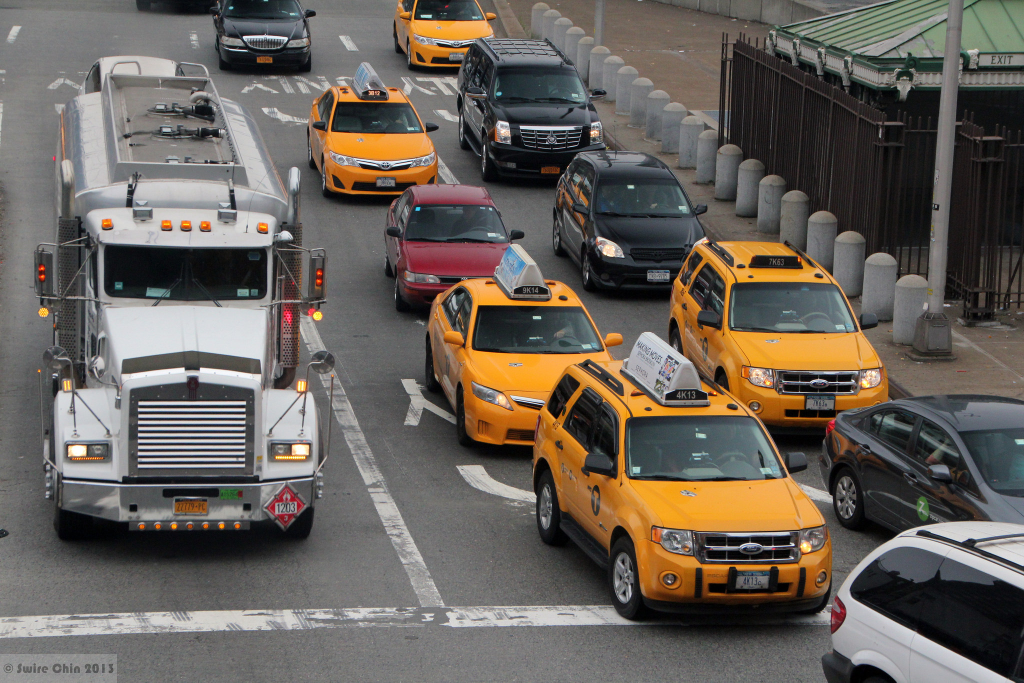
//> input picture src/car-detection/image1.jpg, 2048 x 1365 px, given in place of aw, format=(string)BGR !                             appsink, which was not available (shown at 1/2 size)
$ ./main   (built with g++ and OpenCV 4)
//> lines starting //> are read from the running program, lines starting //| are printed output that depends on the picture; after the words box and inside, x2 and y2 are one past the last pixel; in counts of white or black regions, pixels touching at a corner belong together; pictures that were not available may be replaced by others from this repository, and a replacement may not be noted
### src/PID.h
#ifndef _PID_H_
#define _PID_H_

class PIDImpl;
class PID
{
    public:
        // Kp -  proportional gain
        // Ki -  Integral gain
        // Kd -  derivative gain
        // dt -  loop interval time
        // max - maximum value of manipulated variable
        // min - minimum value of manipulated variable
        PID( double dt, double max, double min, double Kp, double Kd, double Ki );

        // Returns the manipulated variable given a setpoint and current process value
        double calculate( double setpoint, double pv );
        ~PID();

    private:
        PIDImpl *pimpl;
};

#endif

### src/I2C.h
/* *
 * Name        : I2C.cpp
 * Author      : Cristian Alonso
 * Version     :
 * Created on  : 2016-10-09
 *
 * Copyright © 2016 Cristian Alonso <cr.alonsov@gmail.com>
 */

#ifndef _I2C_H_
#define _I2C_H_

#include <stdint.h>

#define BUFFER_SIZE 0x01  //1 byte buffer


class I2C {
public:
	I2C(int, int);
	virtual ~I2C();
	uint8_t dataBuffer[BUFFER_SIZE];
	uint8_t read_byte(uint8_t);
	uint8_t write_byte(uint8_t, uint8_t);
private:
	int _i2caddr;
	int _i2cbus;
	void openfd();
	char busfile[64];
	int fd;
};

#endif /* _I2C_H_ */

### src/PCA9685.h
#ifndef _PCA9685_H_
#define _PCA9685_H_

#include <stdint.h>
#include "I2C.h"

// Registers & etc:
const int PCA9685_ADDRESS	= 0x40;
const int PCA9685_MODE1		= 0x00;
const int PCA9685_MODE2		= 0x01;
const int PCA9685_SUBADR1	= 0x02;
const int PCA9685_SUBADR2	= 0x03;
const int PCA9685_SUBADR3	= 0x04;
const int PRESCALE			= 0xFE;
const double CLOCK_FREQ		= 25000000.0;

const int LED0_ON_L			= 0x06;
const int LED0_ON_H			= 0x07;
const int LED0_OFF_L		= 0x08;
const int LED0_OFF_H		= 0x09;
const int ALL_LED_ON_L		= 0xFA;
const int ALL_LED_ON_H		= 0xFB;
const int ALL_LED_OFF_L		= 0xFC;
const int ALL_LED_OFF_H		= 0xFD;


// Bits:
const int RESTART			= 0x80;
const int SLEEP				= 0x10;
const int ALLCALL			= 0x01;
const int INVRT				= 0x10;
const int OUTDRV			= 0x04;

// Configure min and max servo pulse lengths
const int SERVO_MIN			= 260;  // Min pulse length out of 4096
const int SERVO_MAX			= 530;  // Max pulse length out of 4096
const int RIGHT_MAX			= 260;  // Min pulse length out of 4096
const int LEFT_MAX			= 530;  // Max pulse length out of 4096
const int DIR_REST			= 395;  // Steering wheel in the center position

class PCA9685 {
public:
	PCA9685(int bus, int address);
	virtual ~PCA9685();

	void setPwmFreq(int freq);
	void setPwm(const uint8_t channel, int value);
	void setPwm(const uint8_t channel, int on_value, int off_value);
	void setAllPwm(int on_value, int off_value);
	int getPwm(const uint8_t channel);

private:
	I2C *i2c;
	void reset(void);
};

#endif // _PCA9685_H_

### src/I2C.cpp
/* *
 * Name        : I2C.cpp
 * Author      : Cristian Alonso
 * Version     :
 * Created on  : 2016-10-09
 *
 * Copyright © 2016 Cristian Alonso <cr.alonsov@gmail.com>
 */

#include <sys/ioctl.h>
#include <errno.h>
#include <fcntl.h>
#include <unistd.h>
#include <stdio.h>
#include <cstdio>
#include <linux/i2c.h>
#include <linux/i2c-dev.h>
#include <syslog.h>
#include "I2C.h"

I2C::I2C(int bus, int address) {
	_i2cbus = bus;
	_i2caddr = address;
	std::snprintf(busfile, sizeof(busfile), "/dev/i2c-%d", bus);
	openfd();
}

I2C::~I2C() {
	close(fd);
}
//! Read a single byte from I2C Bus
/*!
 \param address register address to read from
 */
uint8_t I2C::read_byte(uint8_t address) {
	if (fd != -1) {
		uint8_t buff[BUFFER_SIZE];
		buff[0] = address;
		if (write(fd, buff, BUFFER_SIZE) != BUFFER_SIZE) {
			syslog(LOG_ERR,
					"I2C slave 0x%x failed to go to register 0x%x [read_byte():write %d]",
					_i2caddr, address, errno);
			return (-1);
		} else {
			if (read(fd, dataBuffer, BUFFER_SIZE) != BUFFER_SIZE) {
				syslog(LOG_ERR,
						"Could not read from I2C slave 0x%x, register 0x%x [read_byte():read %d]",
						_i2caddr, address, errno);
				return (-1);
			} else {
				return dataBuffer[0];
			}
		}
	} else {
		syslog(LOG_ERR, "Device File not available. Aborting read");
		return (-1);
	}

}
//! Write a single byte from a I2C Device
/*!
 \param address register address to write to
 \param data 8 bit data to write
 */
uint8_t I2C::write_byte(uint8_t address, uint8_t data) {
	if (fd != -1) {
		uint8_t buff[2];
		buff[0] = address;
		buff[1] = data;
		if (write(fd, buff, sizeof(buff)) != 2) {
			syslog(LOG_ERR,
					"Failed to write to I2C Slave 0x%x @ register 0x%x [write_byte():write %d]",
					_i2caddr, address, errno);
			return (-1);
		} else {
			syslog(LOG_INFO, "Wrote to I2C Slave 0x%x @ register 0x%x [0x%x]",
					_i2caddr, address, data);
			return (-1);
		}
	} else {
		syslog(LOG_INFO, "Device File not available. Aborting write");
		return (-1);
	}
	return 0;
}
//! Open device file for I2C Device
void I2C::openfd() {
	if ((fd = open(busfile, O_RDWR)) < 0) {
		syslog(LOG_ERR, "Couldn't open I2C Bus %d [openfd():open %d]", _i2cbus,
				errno);
	}
	if (ioctl(fd, I2C_SLAVE, _i2caddr) < 0) {
		syslog(LOG_ERR, "I2C slave %d failed [openfd():ioctl %d]", _i2caddr,
				errno);
	}
}

### src/PID.cpp
#ifndef _PID_SOURCE_
#define _PID_SOURCE_

#include <iostream>
#include <cmath>
#include "PID.h"

using namespace std;

class PIDImpl
{
    public:
        PIDImpl( double dt, double max, double min, double Kp, double Kd, double Ki );
        ~PIDImpl();
        double calculate( double setpoint, double pv );

    private:
        double _dt;
        double _max;
        double _min;
        double _Kp;
        double _Kd;
        double _Ki;
        double _pre_error;
        double _integral;
};


PID::PID( double dt, double max, double min, double Kp, double Kd, double Ki )
{
    pimpl = new PIDImpl(dt,max,min,Kp,Kd,Ki);
}
// [4 lines left out: function calculate, not called in this run]
PID::~PID()
{
    delete pimpl;
}


/**
 * Implementation
 */
PIDImpl::PIDImpl( double dt, double max, double min, double Kp, double Kd, double Ki ) :
    _dt(dt),
    _max(max),
    _min(min),
    _Kp(Kp),
    _Kd(Kd),
    _Ki(Ki),
    _pre_error(0),
    _integral(0)//395/(Ki+0.0001))
{
}

// [31 lines left out: function calculate, not called in this run]

PIDImpl::~PIDImpl()
{
}

#endif

### src/PCA9685.cpp
/*
 * Name        : PCA9685.cpp
 * Author      : Cristian Alonso
 * Version     : 0.0.0.1
 * Created on  : Jul 16, 2017
 *
 * Copyright © 2017 Cristian Alonso <cr.alonsov@gmail.com>
 */

#include <sys/stat.h>
#include <sys/ioctl.h>
#include <unistd.h>
#include <linux/i2c.h>
#include <linux/i2c-dev.h>
#include <stdio.h>      /* Standard I/O functions */
#include <fcntl.h>
#include <syslog.h>		/* Syslog functionallity */
#include <inttypes.h>
#include <errno.h>
#include <math.h>
#include <ctime>

#include "PCA9685.h"

//! Constructor takes bus and address arguments
/*!
 \param bus the bus to use in /dev/i2c-%d.
 \param address the device address on bus
 */
PCA9685::PCA9685(int bus, int address)
{
	i2c = new I2C(bus,address);
	reset();
	setAllPwm(0,0);
	i2c->write_byte(PCA9685_MODE2, OUTDRV);
	i2c->write_byte(PCA9685_MODE1, ALLCALL);
	usleep(5000); // Wait for oscillator (5 ms)
	uint8_t mode1 = i2c->read_byte(PCA9685_MODE1);
	mode1 = mode1 & ~SLEEP; // Wake up (reset sleep)
	i2c->write_byte(PCA9685_MODE1, mode1);
	usleep(5000); // Wait for oscillator (5 ms)
}


PCA9685::~PCA9685()
{
	delete i2c;
}


//! Sets PCA9685 mode to 00
void PCA9685::reset()
{

		i2c->write_byte(PCA9685_MODE1, 0x00); //Normal mode
		i2c->write_byte(PCA9685_MODE2, 0x04); //totem pole
}


//! Set the frequency of PWM
/*!
 \param freq desired frequency. 40Hz to 1000Hz using internal 25MHz oscillator.
 */
void PCA9685::setPwmFreq(int freq)
{
		double prescaleVal = (CLOCK_FREQ / 4096.0 / double(freq))  - 1;
		uint8_t prescale = floor(prescaleVal + 0.5);

		uint8_t oldMode = i2c->read_byte(PCA9685_MODE1);
		uint8_t newMode = (oldMode&0x7F) | 0x10; // Sleep

		i2c->write_byte(PCA9685_MODE1, newMode); // Go to sleep
		i2c->write_byte(PRESCALE, prescale); // Set the prescaler (multiplyer for PWM frequency)
		i2c->write_byte(PCA9685_MODE1, oldMode); // Restart
		usleep(5000); // Wait for oscillator (5 ms)
		i2c->write_byte(PCA9685_MODE1, oldMode | 0x80);
}


//! PWM a single channel
/*!
 \param channel channel to set PWM value for
 \param value 0-4095 value for PWM
 */
// [4 lines left out: function setPwm, not called in this run]


//! PWM a single channel with custom on time
/*!
 \param channel channel to set PWM value for
 \param on_value 0-4095 value to turn on the pulse
 \param off_value 0-4095 value to turn off the pulse
 */
// [7 lines left out: function setPwm, not called in this run]


//! PWM every channel with custom on time
/*!
 \param channel channel to set PWM value for
 \param on_value 0-4095 value to turn on the pulse
 \param off_value 0-4095 value to turn off the pulse
 */
void PCA9685::setAllPwm(int on_value, int off_value)
{
		i2c->write_byte(ALL_LED_ON_L, on_value & 0xFF);
		i2c->write_byte(ALL_LED_ON_H, on_value >> 8);
		i2c->write_byte(ALL_LED_OFF_L, off_value & 0xFF);
		i2c->write_byte(ALL_LED_OFF_H, off_value >> 8);
}


// [9 lines left out: function getPwm, not called in this run]

### src/main.cpp
#include <iostream>
#include <vector>
#include <cmath>
#include <numeric>
#include <linux/i2c-dev.h>
#include <linux/types.h>
#include <chrono>
#include <thread>
#include <string>

#include "PCA9685.h"
#include "PID.h"

#include <opencv2/opencv.hpp>
#include <opencv2/videoio.hpp>
#include <opencv2/highgui.hpp>


struct Lane
{
    double m, b;
};


void window_management(cv::Mat& window, const std::string& windowName, bool& showHelp, bool& fullScreen, const char& key);

cv::Mat region_of_interest(const cv::Mat& src, const std::vector<cv::Point>& v);

void get_lanes(const std::vector<cv::Vec4i> lines, Lane& right, Lane& left, std::vector<double>& weights_r, std::vector<double>& weights_l, const int& srcWidth, const int& srcHeight);
void draw_lane(cv::Mat& line_image, const Lane& lane, int& x, const int& srcWidth, const int& srcHeight, const cv::Scalar& color);
void intersection_point(cv::Point& inter, const int& x0_r, const int& x1_r, const int& y0_r, const int& y1_r, const int& x0_l, const int& x1_l, const int& y0_l, const int& y1_l);

int main(int argc, const char** argv)
{
    // Motor related parameters
    PCA9685 pwm(1, 0x40);
    pwm.setPwmFreq(65);

    PID pid = PID(0.1, LEFT_MAX, RIGHT_MAX, 0.3, 0, 0);

    const uint8_t motor = 0;
    const uint8_t steering = 1;
    double speed = 382.0;

    // Canny's related parameters
    const double lowThreshold = 100.0;
    const double highThreshold = 150.0;
    const int minLineLength = 50;
    const int maxLineGap = 10;
    int ratio = 3;
    int kernel_size = 3;
    int houghVote = 200;
    cv::Vec4f r_lane, l_lane;
    int x_r, x_l;

    bool showHelp = true;
    bool fullScreen = false;
    const std::string windowName = "Camera Output";

    const std::string gst =  "nvcamerasrc ! video/x-raw(memory:NVMM), width=(int)1024, height=(int)768, \
                            format=(string)I420, framerate=(fraction)60/1 ! \
                            nvvidconv flip-method=0 ! video/x-raw, format=(string)BGRx ! \
                            videoconvert ! video/x-raw, format=(string)BGR ! \
                            appsink";

    cv::VideoCapture cap(gst);
    //cap.open("../media/sample-videos/video_20180531_201943.avi");

    if(!cap.isOpened())
    {
        std::cout << "Failed to open camera." << std::endl;
        return -1;
    }

    cv::Mat src, edges, dst, masked_image;
    cv::namedWindow(windowName, 1);

    double dWidth = cap.get(CV_CAP_PROP_FRAME_WIDTH);
    double dHeight = cap.get(CV_CAP_PROP_FRAME_HEIGHT);
    cv::Size frameSize(dWidth, dHeight);

    while(true)
    {
        cap >> src;  // Get a new Frame from the camera
//> src is the input picture: 1365 rows x 2048 cols, CV_8UC3; mean B, G, R 89.8, 97.4, 104.8

        if(src.empty())
            break;

        int srcWidth = src.cols;
        int srcHeight = src.rows;

        cv::cvtColor(src, edges, cv::COLOR_BGR2GRAY);
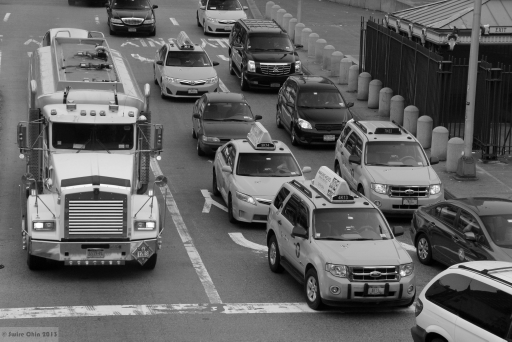
//> edges: 1365 rows x 2048 cols, CV_8UC1 (shown at 1/4 size); min 0, max 255, mean 98.7
        cv::GaussianBlur(edges, edges, cv::Size(kernel_size, kernel_size), 1.5, 1.5);
        cv::Canny(edges, edges, lowThreshold, highThreshold, kernel_size);
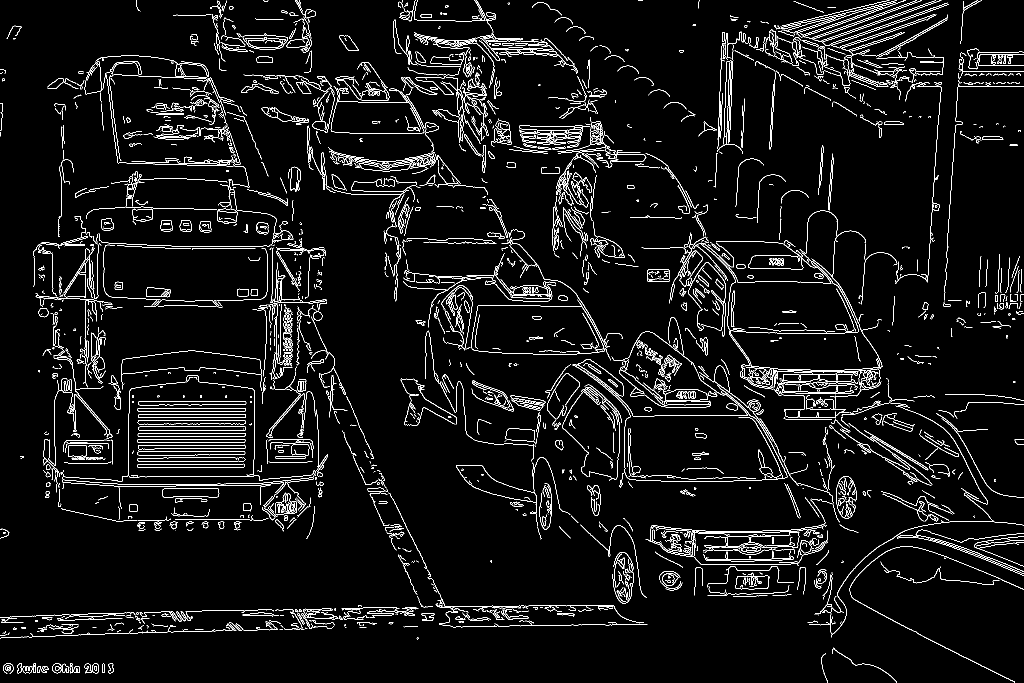
//> edges: 1365 rows x 2048 cols, CV_8UC1 (shown at 1/2 size); 4.9% white in thin lines or dots

        dst = src.clone();

        char key = (char)cv::waitKey(1);
//> the Esc key is pressed

        cv::Mat mask = cv::Mat::zeros(edges.rows, edges.cols, CV_32F);

        std::vector<cv::Point> vertices{cv::Point(srcWidth, srcHeight), \
                                        cv::Point(0, srcHeight), \
                                        cv::Point(0, int(2*srcHeight/3)), \
                                        cv::Point(srcWidth, int(2*srcHeight/3))};

        masked_image = region_of_interest(edges, vertices);
//> in region_of_interest, `cv::fillPoly(mask, fillContAll, cv::Scalar(255, 255, 255));`:
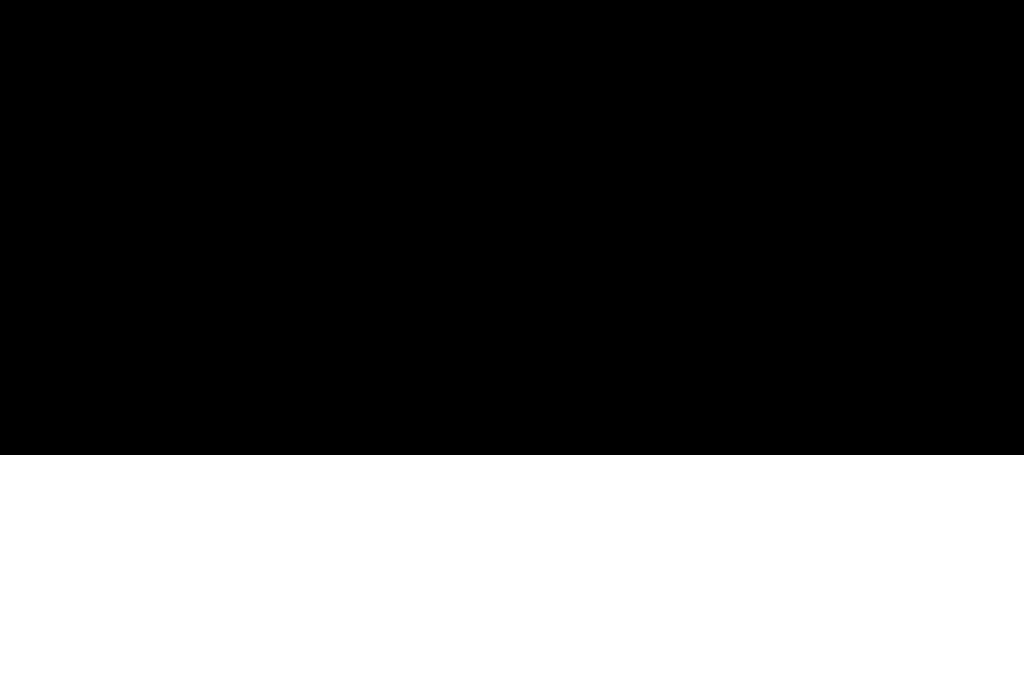
//> mask: 1365 rows x 2048 cols, CV_8UC1 (shown at 1/2 size); 33.3% white; 1 white region, box (x1, y1, x2, y2) and area: (0, 910, 2048, 1365) 931840


        //Probabilistic Hough Line Transform
        std::vector<cv::Vec4i> lines;

        cv::HoughLinesP(masked_image, lines, 1.0f, (float) (CV_PI / 180.0f), minLineLength, maxLineGap);
//> lines = 280 lines (x1, y1, x2, y2), first 8: [951, 1212, 983, 1212], [347, 1263, 371, 1263], [337, 915, 470, 915], [215, 1226, 246, 1226], [411, 1221, 459, 1221], [1895, 1297, 1952, 1326], [297, 922, 476, 922], [352, 971, 511, 971]
//> (the rest of the program and of its run is left out)
